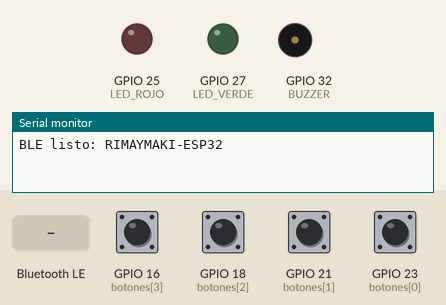
Simulated run of this sketch. Board: ESP32. Parts: output pins drawn as LEDs (lit = HIGH), buzzer (waves = sounding), the last lines printed to the serial monitor. Dashed ring = blinking. The test bench sets the inputs (shaded band); at power-on: GPIO 16 (botones[3]), GPIO 18 (botones[2]), GPIO 21 (botones[1]), GPIO 23 (botones[0]) LOW. Nothing arrives over Bluetooth unless stated; a phone connects over Bluetooth LE 3 s after start.

Above: at 1.2 s.
1.3 s: Bluetooth LE write "BIEN" received
At 1.64 s:
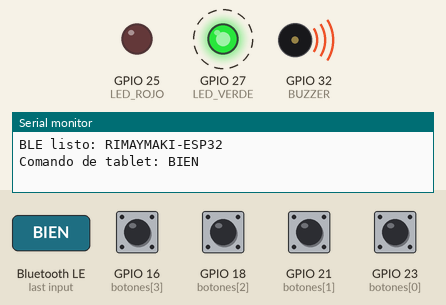
3.2 s: Bluetooth LE write "MAL" received
At 3.72 s:
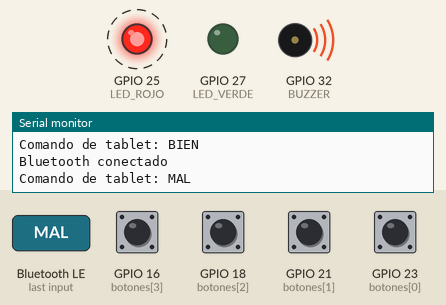
6.2 s: Bluetooth LE write "SILENCIO_ON" received
12.2 s: Bluetooth LE write "BIEN" received
At 12.54 s:
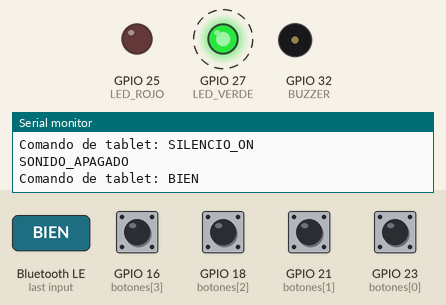
Timing chart, 0 to 15.1 s (numbered marks = the images above; inputs shaded):
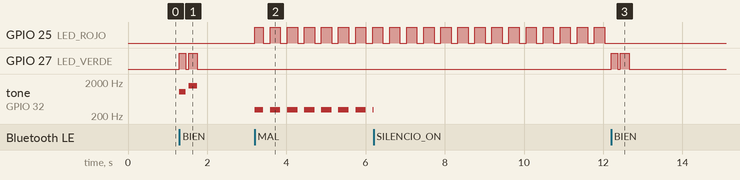

The sketch:

rimaymaki_esp32_ble.ino
```cpp
#include <BLEDevice.h>
#include <BLEUtils.h>
#include <BLEServer.h>
#include <BLE2902.h>

// RimayMaki: control Bluetooth BLE para Chrome/Android.
// Boton 1: inicio / detener. Boton 2: siguiente / confirmar.
// Boton 3: activar o silenciar buzzer. Boton 4: reiniciar.
const int botones[4] = {23, 21, 18, 16};
const int LED_VERDE = 27;
const int LED_ROJO = 25;
const int BUZZER = 32;

const char *DEVICE_NAME = "RIMAYMAKI-ESP32";
#define SERVICE_UUID "5d8f6d58-7190-4c4d-9f9e-910daebaa001"
#define CHANNEL_UUID "5d8f6d58-7190-4c4d-9f9e-910daebaa002"

BLECharacteristic *canalBLE = nullptr;
bool tabletConectada = false;
bool sonidoActivo = true;
bool estadoPrevio[4] = {false, false, false, false};
unsigned long ultimoBoton[4] = {0, 0, 0, 0};
const unsigned long ANTIRREBOTE_MS = 45;

enum Feedback { SIN_FEEDBACK, ACIERTO, ERROR_SENA };
Feedback feedbackActual = SIN_FEEDBACK;
unsigned long siguienteCambio = 0;
int faseFeedback = 0;

void buzzerInit() {
#if ESP_ARDUINO_VERSION_MAJOR >= 3
  ledcAttach(BUZZER, 2000, 8);
#else
  ledcSetup(0, 2000, 8);
  ledcAttachPin(BUZZER, 0);
#endif
}

void apagarBuzzer() {
#if ESP_ARDUINO_VERSION_MAJOR >= 3
  ledcWriteTone(BUZZER, 0);
#else
  ledcWriteTone(0, 0);
#endif
}

void sonar(int frecuencia) {
  if (!sonidoActivo) return;
#if ESP_ARDUINO_VERSION_MAJOR >= 3
  ledcWriteTone(BUZZER, frecuencia);
#else
  ledcWriteTone(0, frecuencia);
#endif
}

void detenerFeedback() {
  digitalWrite(LED_VERDE, LOW);
  digitalWrite(LED_ROJO, LOW);
  apagarBuzzer();
  feedbackActual = SIN_FEEDBACK;
  faseFeedback = 0;
}

void acierto() {
  detenerFeedback();
  digitalWrite(LED_VERDE, HIGH);
  sonar(1050);
  feedbackActual = ACIERTO;
  faseFeedback = 0;
  siguienteCambio = millis() + 160;
}

void error() {
  detenerFeedback();
  digitalWrite(LED_ROJO, HIGH);
  sonar(310);
  feedbackActual = ERROR_SENA;
  faseFeedback = 0;
  // El error se repite hasta que la aplicación indique que la mano cambió.
  siguienteCambio = millis() + 220;
}

void actualizarFeedback() {
  if (feedbackActual == SIN_FEEDBACK || millis() < siguienteCambio) return;

  if (feedbackActual == ACIERTO && faseFeedback == 0) {
    digitalWrite(LED_VERDE, LOW);
    apagarBuzzer();
    faseFeedback = 1;
    siguienteCambio = millis() + 70;
    return;
  }

  if (feedbackActual == ACIERTO && faseFeedback == 1) {
    digitalWrite(LED_VERDE, HIGH);
    sonar(1550);
    faseFeedback = 2;
    siguienteCambio = millis() + 220;
    return;
  }

  // Error: rojo y buzzer alternados, despacio y visibles.
  // No usamos delay(), por eso los botones Bluetooth siguen respondiendo.
  if (feedbackActual == ERROR_SENA) {
    if (faseFeedback == 0) {
      digitalWrite(LED_ROJO, LOW);
      apagarBuzzer();
      faseFeedback = 1;
      siguienteCambio = millis() + 170;
    } else {
      digitalWrite(LED_ROJO, HIGH);
      sonar(310);
      faseFeedback = 0;
      siguienteCambio = millis() + 260;
    }
    return;
  }

  detenerFeedback();
}

void enviarTablet(const String &mensaje) {
  Serial.println(mensaje);
  if (!tabletConectada || canalBLE == nullptr) return;
  canalBLE->setValue(mensaje.c_str());
  canalBLE->notify();
}

class ServidorCallbacks : public BLEServerCallbacks {
  void onConnect(BLEServer *servidor) override {
    tabletConectada = true;
    Serial.println("Bluetooth conectado");
  }

  void onDisconnect(BLEServer *servidor) override {
    tabletConectada = false;
    Serial.println("Bluetooth desconectado; esperando nueva conexion");
    BLEDevice::startAdvertising();
  }
};

class CanalCallbacks : public BLECharacteristicCallbacks {
  void onWrite(BLECharacteristic *caracteristica) override {
    // En ESP32 core 3.3.x getValue() devuelve String, no std::string.
    String comando = caracteristica->getValue();
    comando.trim();
    comando.toUpperCase();

    if (comando.length() == 0) return;

    Serial.print("Comando de tablet: ");
    Serial.println(comando);

    if (comando == "BIEN") acierto();
    else if (comando == "MAL") error();
    else if (comando == "DETENER_ERROR" && feedbackActual == ERROR_SENA) detenerFeedback();
    else if (comando == "SILENCIO_ON") {
      sonidoActivo = false;
      apagarBuzzer();
      enviarTablet("SONIDO_APAGADO");
    } else if (comando == "SILENCIO_OFF") {
      sonidoActivo = true;
      enviarTablet("SONIDO_ACTIVADO");
    } else if (comando == "PING") {
      enviarTablet("PONG");
    }
  }
};

void iniciarBluetooth() {
  BLEDevice::init(DEVICE_NAME);

  BLEServer *servidor = BLEDevice::createServer();
  servidor->setCallbacks(new ServidorCallbacks());

  BLEService *servicio = servidor->createService(SERVICE_UUID);
  canalBLE = servicio->createCharacteristic(
    CHANNEL_UUID,
    BLECharacteristic::PROPERTY_READ |
    BLECharacteristic::PROPERTY_WRITE |
    BLECharacteristic::PROPERTY_NOTIFY
  );

  canalBLE->addDescriptor(new BLE2902());
  canalBLE->setCallbacks(new CanalCallbacks());
  canalBLE->setValue("RIMAYMAKI_LISTO");
  servicio->start();

  BLEAdvertising *publicidad = BLEDevice::getAdvertising();
  publicidad->addServiceUUID(SERVICE_UUID);
  publicidad->setScanResponse(true);
  BLEDevice::startAdvertising();

  Serial.println("BLE listo: RIMAYMAKI-ESP32");
}

void setup() {
  Serial.begin(115200);
  for (int i = 0; i < 4; i++) pinMode(botones[i], INPUT_PULLDOWN);

  pinMode(LED_VERDE, OUTPUT);
  pinMode(LED_ROJO, OUTPUT);
  buzzerInit();
  detenerFeedback();

  iniciarBluetooth();
}

void loop() {
  actualizarFeedback();

  for (int i = 0; i < 4; i++) {
    bool presionado = digitalRead(botones[i]) == HIGH;
    unsigned long ahora = millis();

    if (presionado && !estadoPrevio[i] && ahora - ultimoBoton[i] >= ANTIRREBOTE_MS) {
      ultimoBoton[i] = ahora;
      enviarTablet("BTN" + String(i + 1));
    }
    estadoPrevio[i] = presionado;
  }
}
```

Measured:
- after the input at 1.3 s, GPIO 27 (LED_VERDE): alternates HIGH for 0.19 s and LOW for 0.07 s, 4 changes in all, then stays LOW, starting at once; tone on GPIO 32 (BUZZER): silent → 1050 Hz at once, → silent 0.16 s later, → 1550 Hz 0.07 s later, → silent 0.22 s later
- after the input at 3.2 s, GPIO 25 (LED_ROJO): alternates HIGH for 0.26 s and LOW for 0.17 s, starting at once; tone on GPIO 32 (BUZZER): alternates 310 Hz for 0.26 s and silent for 0.17 s, starting at once
- after the input at 12.2 s, GPIO 25 (LED_ROJO): stops changing and stays LOW; GPIO 27 (LED_VERDE): alternates HIGH for 0.19 s and LOW for 0.07 s, 4 changes in all, then stays LOW, starting at once
